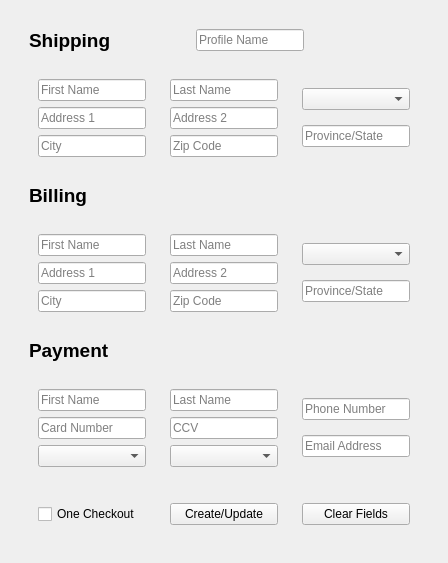
            <widget class="QWidget" name="createProfilesPage">
             <layout class="QVBoxLayout" name="verticalLayout_8">
              <item alignment="Qt::AlignTop">
               <widget class="QWidget" name="createProfilePageSubContainer" native="true">
                <layout class="QVBoxLayout" name="verticalLayout_9">
                 <property name="spacing">
                  <number>0</number>
                 </property>
                 <item alignment="Qt::AlignLeft|Qt::AlignTop">
                  <widget class="QWidget" name="shippingHeader" native="true">
                   <layout class="QHBoxLayout" name="horizontalLayout_14">
                    <property name="spacing">
                     <number>85</number>
                    </property>
                    <item>
                     <widget class="QLabel" name="shippingLabel">
                      <property name="font">
                       <font>
                        <pointsize>14</pointsize>
                        <bold>true</bold>
                       </font>
                      </property>
                      <property name="text">
                       <string>Shipping</string>
                      </property>
                     </widget>
                    </item>
                    <item>
                     <widget class="QLineEdit" name="extraProfileNameInput">
                      <property name="text">
                       <string/>
                      </property>
                      <property name="placeholderText">
                       <string>Profile Name</string>
                      </property>
                     </widget>
                    </item>
                   </layout>
                  </widget>
                 </item>
                 <item alignment="Qt::AlignTop">
                  <widget class="QWidget" name="shippingInfo" native="true">
                   <layout class="QHBoxLayout" name="horizontalLayout_17">
                    <item>
                     <widget class="QWidget" name="shippingInfoCol1" native="true">
                      <layout class="QVBoxLayout" name="verticalLayout_13">
                       <item>
                        <widget class="QLineEdit" name="shippingFirstNameInput">
                         <property name="text">
                          <string/>
                         </property>
                         <property name="placeholderText">
                          <string>First Name</string>
                         </property>
                        </widget>
                       </item>
                       <item>
                        <widget class="QLineEdit" name="shippingAddress1Input">
                         <property name="text">
                          <string/>
                         </property>
                         <property name="placeholderText">
                          <string>Address 1</string>
                         </property>
                        </widget>
                       </item>
                       <item>
                        <widget class="QLineEdit" name="shippingCityInput">
                         <property name="text">
                          <string/>
                         </property>
                         <property name="placeholderText">
                          <string>City</string>
                         </property>
                        </widget>
                       </item>
                      </layout>
                     </widget>
                    </item>
                    <item>
                     <widget class="QWidget" name="shippingInfoCol2" native="true">
                      <layout class="QVBoxLayout" name="verticalLayout_14">
                       <item>
                        <widget class="QLineEdit" name="shippingLastNameInput">
                         <property name="text">
                          <string/>
                         </property>
                         <property name="placeholderText">
                          <string>Last Name</string>
                         </property>
                        </widget>
                       </item>
                       <item>
                        <widget class="QLineEdit" name="shippingAddress2Input">
                         <property name="placeholderText">
                          <string>Address 2</string>
                         </property>
                        </widget>
                       </item>
                       <item>
                        <widget class="QLineEdit" name="shippingZipCodeInput">
                         <property name="text">
                          <string/>
                         </property>
                         <property name="placeholderText">
                          <string>Zip Code</string>
                         </property>
                        </widget>
                       </item>
                      </layout>
                     </widget>
                    </item>
                    <item>
                     <widget class="QWidget" name="shippingInfoCol3" native="true">
                      <layout class="QVBoxLayout" name="verticalLayout_17">
                       <item>
                        <widget class="QComboBox" name="shippingCountryCombo">
                         <property name="placeholderText">
                          <string>Country</string>
                         </property>
                         <item>
                          <property name="text">
                           <string>Canada</string>
                          </property>
                         </item>
                         <item>
                          <property name="text">
                           <string>United States</string>
                          </property>
                         </item>
                        </widget>
                       </item>
                       <item>
                        <widget class="QLineEdit" name="shippingProvinceInput">
                         <property name="text">
                          <string/>
                         </property>
                         <property name="placeholderText">
                          <string>Province/State</string>
                         </property>
                        </widget>
                       </item>
                      </layout>
                     </widget>
                    </item>
                   </layout>
                  </widget>
                 </item>
                 <item alignment="Qt::AlignLeft|Qt::AlignTop">
                  <widget class="QWidget" name="billingHeader" native="true">
                   <layout class="QHBoxLayout" name="horizontalLayout_15">
                    <item>
                     <widget class="QLabel" name="billingLabel">
                      <property name="font">
                       <font>
                        <pointsize>14</pointsize>
                        <bold>true</bold>
                       </font>
                      </property>
                      <property name="text">
                       <string>Billing</string>
                      </property>
                     </widget>
                    </item>
                   </layout>
                  </widget>
                 </item>
                 <item alignment="Qt::AlignTop">
                  <widget class="QWidget" name="billingInfo" native="true">
                   <layout class="QHBoxLayout" name="horizontalLayout_18">
                    <item>
                     <widget class="QWidget" name="billingInfoCol1" native="true">
                      <layout class="QVBoxLayout" name="verticalLayout_21">
                       <item>
                        <widget class="QLineEdit" name="billingFirstNameInput">
                         <property name="text">
                          <string/>
                         </property>
                         <property name="placeholderText">
                          <string>First Name</string>
                         </property>
                        </widget>
                       </item>
                       <item>
                        <widget class="QLineEdit" name="billingAddress1Input">
                         <property name="text">
                          <string/>
                         </property>
                         <property name="placeholderText">
                          <string>Address 1</string>
                         </property>
                        </widget>
                       </item>
                       <item>
                        <widget class="QLineEdit" name="billingCityInput">
                         <property name="text">
                          <string/>
                         </property>
                         <property name="placeholderText">
                          <string>City</string>
                         </property>
                        </widget>
                       </item>
                      </layout>
                     </widget>
                    </item>
                    <item>
                     <widget class="QWidget" name="billingInfoCol2" native="true">
                      <layout class="QVBoxLayout" name="verticalLayout_22">
                       <item>
                        <widget class="QLineEdit" name="billingLastNameInput">
                         <property name="text">
                          <string/>
                         </property>
                         <property name="placeholderText">
                          <string>Last Name</string>
                         </property>
                        </widget>
                       </item>
                       <item>
                        <widget class="QLineEdit" name="billingAddress2Input">
                         <property name="placeholderText">
                          <string>Address 2</string>
                         </property>
                        </widget>
                       </item>
                       <item>
                        <widget class="QLineEdit" name="billingZipCodeInput">
                         <property name="text">
                          <string/>
                         </property>
                         <property name="placeholderText">
                          <string>Zip Code</string>
                         </property>
                        </widget>
                       </item>
                      </layout>
                     </widget>
                    </item>
                    <item>
                     <widget class="QWidget" name="billingInfoCol3" native="true">
                      <layout class="QVBoxLayout" name="verticalLayout_23">
                       <item>
                        <widget class="QComboBox" name="billingCountryCombo">
                         <property name="placeholderText">
                          <string>Country</string>
                         </property>
                         <item>
                          <property name="text">
                           <string>Canada</string>
                          </property>
                         </item>
                         <item>
                          <property name="text">
                           <string>United States</string>
                          </property>
                         </item>
                        </widget>
                       </item>
                       <item>
                        <widget class="QLineEdit" name="billingProvinceInput">
                         <property name="text">
                          <string/>
                         </property>
                         <property name="placeholderText">
                          <string>Province/State</string>
                         </property>
                        </widget>
                       </item>
                      </layout>
                     </widget>
                    </item>
                   </layout>
                  </widget>
                 </item>
                 <item alignment="Qt::AlignLeft|Qt::AlignTop">
                  <widget class="QWidget" name="paymentHeader" native="true">
                   <layout class="QHBoxLayout" name="horizontalLayout_16">
                    <item>
                     <widget class="QLabel" name="paymentLabel">
                      <property name="font">
                       <font>
                        <pointsize>14</pointsize>
                        <bold>true</bold>
                       </font>
                      </property>
                      <property name="text">
                       <string>Payment</string>
                      </property>
                     </widget>
                    </item>
                   </layout>
                  </widget>
                 </item>
                 <item alignment="Qt::AlignTop">
                  <widget class="QWidget" name="paymentInfo" native="true">
                   <layout class="QHBoxLayout" name="horizontalLayout_19">
                    <item>
                     <widget class="QWidget" name="paymentInfoCol1" native="true">
                      <layout class="QVBoxLayout" name="verticalLayout_24">
                       <item>
                        <widget class="QLineEdit" name="paymentFirstNameInput">
                         <property name="text">
                          <string/>
                         </property>
                         <property name="placeholderText">
                          <string>First Name</string>
                         </property>
                        </widget>
                       </item>
                       <item>
                        <widget class="QLineEdit" name="paymentCardNumberInput">
                         <property name="text">
                          <string/>
                         </property>
                         <property name="placeholderText">
                          <string>Card Number</string>
                         </property>
                        </widget>
                       </item>
                       <item>
                        <widget class="QComboBox" name="paymentMonthCombo">
                         <property name="placeholderText">
                          <string>Month</string>
                         </property>
                         <item>
                          <property name="text">
                           <string>01</string>
                          </property>
                         </item>
                         <item>
                          <property name="text">
                           <string>02</string>
                          </property>
                         </item>
                         <item>
                          <property name="text">
                           <string>03</string>
                          </property>
                         </item>
                         <item>
                          <property name="text">
                           <string>04</string>
                          </property>
                         </item>
                         <item>
                          <property name="text">
                           <string>05</string>
                          </property>
                         </item>
                         <item>
                          <property name="text">
                           <string>06</string>
                          </property>
                         </item>
                         <item>
                          <property name="text">
                           <string>07</string>
                          </property>
                         </item>
                         <item>
                          <property name="text">
                           <string>08</string>
                          </property>
                         </item>
                         <item>
                          <property name="text">
                           <string>09</string>
                          </property>
                         </item>
                         <item>
                          <property name="text">
                           <string>10</string>
                          </property>
                         </item>
                         <item>
                          <property name="text">
                           <string>11</string>
                          </property>
                         </item>
                         <item>
                          <property name="text">
                           <string>12</string>
                          </property>
                         </item>
                        </widget>
                       </item>
                      </layout>
                     </widget>
                    </item>
                    <item>
                     <widget class="QWidget" name="paymentInfoCol2" native="true">
                      <layout class="QVBoxLayout" name="verticalLayout_25">
                       <item>
                        <widget class="QLineEdit" name="paymentLastNameInput">
                         <property name="text">
                          <string/>
                         </property>
                         <property name="placeholderText">
                          <string>Last Name</string>
                         </property>
                        </widget>
                       </item>
                       <item>
                        <widget class="QLineEdit" name="paymentCCVInput">
                         <property name="text">
                          <string/>
                         </property>
                         <property name="placeholderText">
                          <string>CCV</string>
                         </property>
                        </widget>
                       </item>
                       <item>
                        <widget class="QComboBox" name="paymentYearCombo">
                         <property name="placeholderText">
                          <string>Year</string>
                         </property>
                         <item>
                          <property name="text">
                           <string>2022</string>
                          </property>
                         </item>
                         <item>
                          <property name="text">
                           <string>2023</string>
                          </property>
                         </item>
                         <item>
                          <property name="text">
                           <string>2024</string>
                          </property>
                         </item>
                         <item>
                          <property name="text">
                           <string>2025</string>
                          </property>
                         </item>
                         <item>
                          <property name="text">
                           <string>2026</string>
                          </property>
                         </item>
                         <item>
                          <property name="text">
                           <string>2027</string>
                          </property>
                         </item>
                         <item>
                          <property name="text">
                           <string>2028</string>
                          </property>
                         </item>
                         <item>
                          <property name="text">
                           <string>2029</string>
                          </property>
                         </item>
                         <item>
                          <property name="text">
                           <string>2030</string>
                          </property>
                         </item>
                        </widget>
                       </item>
                      </layout>
                     </widget>
                    </item>
                    <item>
                     <widget class="QWidget" name="paymentInfoCol3" native="true">
                      <layout class="QVBoxLayout" name="verticalLayout_26">
                       <item>
                        <widget class="QLineEdit" name="paymentPhoneInput">
                         <property name="text">
                          <string/>
                         </property>
                         <property name="placeholderText">
                          <string>Phone Number</string>
                         </property>
                        </widget>
                       </item>
                       <item>
                        <widget class="QLineEdit" name="paymentEmailInput">
                         <property name="text">
                          <string/>
                         </property>
                         <property name="placeholderText">
                          <string>Email Address</string>
                         </property>
                        </widget>
                       </item>
                      </layout>
                     </widget>
                    </item>
                   </layout>
                  </widget>
                 </item>
                 <item alignment="Qt::AlignTop">
                  <widget class="QWidget" name="profileExtraInfo" native="true">
                   <layout class="QHBoxLayout" name="horizontalLayout_20">
                    <item>
                     <widget class="QWidget" name="extraInfoCol1" native="true">
                      <layout class="QVBoxLayout" name="verticalLayout_27">
                       <item>
                        <widget class="QCheckBox" name="extraOneCheckoutCheckBox">
                         <property name="text">
                          <string>One Checkout</string>
                         </property>
                        </widget>
                       </item>
                      </layout>
                     </widget>
                    </item>
                    <item>
                     <widget class="QWidget" name="extraInfoCol2" native="true">
                      <layout class="QVBoxLayout" name="verticalLayout_28">
                       <item>
                        <widget class="QPushButton" name="extraCreateProfileBtn">
                         <property name="text">
                          <string>Create/Update</string>
                         </property>
                        </widget>
                       </item>
                      </layout>
                     </widget>
                    </item>
                    <item>
                     <widget class="QWidget" name="extraInfoCol3" native="true">
                      <layout class="QVBoxLayout" name="verticalLayout_29">
                       <item>
                        <widget class="QPushButton" name="extraClearBtn">
                         <property name="text">
                          <string>Clear Fields</string>
                         </property>
                        </widget>
                       </item>
                      </layout>
                     </widget>
                    </item>
                   </layout>
                  </widget>
                 </item>
                </layout>
               </widget>
              </item>
             </layout>
            </widget>
